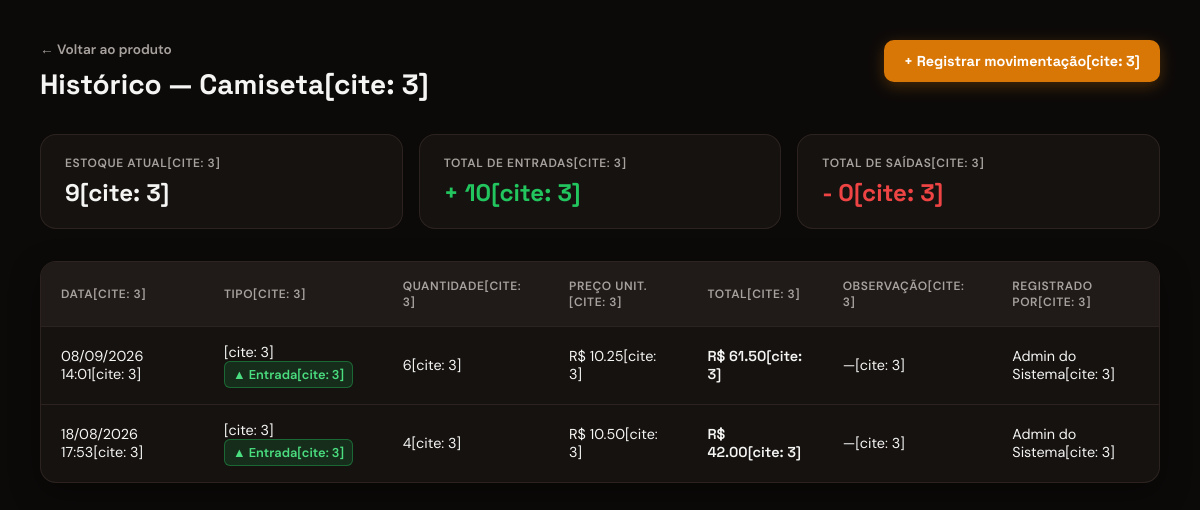
The app's page /movimentacoes/produto/1 (signed in) with its own data.
### app/models/produto.py (models this page shows, shortened)
class Produto(Base):
    __tablename__ = "produtos"
    id            = Column(Integer, primary_key=True, index=True)
    nome          = Column(String(150), nullable=False, index=True)
    preco         = Column(Float, nullable=False, default=0.0)
    estoque_atual = Column(Integer, nullable=False, default=0)
    variacao      = Column(String(80), nullable=True, index=True)
    ativo         = Column(Boolean, default=True)
    imagem_path = Column(String(255), nullable=True)
    categoria_id = Column(
        Integer,
        ForeignKey("categorias.id", ondelete="SET NULL"),
        nullable=True
    )
    categoria = relationship(
        "Categoria",
        back_populates="produtos"
    )

### app/models/movimentacao.py (models this page shows, shortened)
class Movimentacao(Base):
    __tablename__ = "movimentacoes"
    id         = Column(Integer, primary_key=True, index=True)
    tipo       = Column(
        Enum(TipoMovimentacao),
        nullable=False
    )
    quantidade = Column(Integer, nullable=False)
    preco_unitario = Column(Float, nullable=False, default=0.0)
    observacao = Column(String(255), nullable=True)
    criado_em  = Column(DateTime, server_default=func.now())
    produto_id = Column(
        Integer,
        ForeignKey("produtos.id", ondelete="CASCADE"),
        nullable=False
    )
    usuario_id = Column(
        Integer,
        ForeignKey("usuarios.id", ondelete="SET NULL"),
        nullable=True
    )
    produto = relationship("Produto", backref="movimentacoes")
    usuario = relationship("Usuario", backref="movimentacoes")

### app/models/usuario.py (models this page shows)
class Usuario(Base):
    __tablename__ = "usuarios"
    id = Column(Integer, primary_key=True, autoincrement=True)
    nome = Column(String(100), nullable=False)
    email = Column(String(100), nullable=False, index=True, unique=True)
    senha_hash = Column(String(255), nullable=False)
    role = Column(String(20), nullable=False, default="operador")
    ativo = Column(Boolean, default=True)
    criado_em = Column(DateTime, server_default=func.now())

### app/controllers/movimentacao_controller.py (the view)
@router.get("/produto/{produto_id}")
def historico_produto(
    produto_id: int,
    request: Request,
    db: Session = Depends(get_db),
    usuario = Depends(get_usuario_logado)
):
    produto = db.query(Produto).filter(Produto.id == produto_id).first()
    if not produto:
        return RedirectResponse(url="/produtos", status_code=302)
    movimentacoes = (
        db.query(Movimentacao)
        .filter(Movimentacao.produto_id == produto_id)
        .order_by(Movimentacao.criado_em.desc())
        .all()
    )
    total_entradas = sum(
        m.quantidade for m in movimentacoes
        if m.tipo == TipoMovimentacao.ENTRADA
    )
    total_saidas = sum(
        m.quantidade for m in movimentacoes
        if m.tipo == TipoMovimentacao.SAIDA
    )
    return templates.TemplateResponse(
        request,
        "movimentacoes/historico.html",
        {
            "request":        request,
            "usuario":        usuario,
            "produto":        produto,
            "movimentacoes":  movimentacoes,
            "total_entradas": total_entradas,
            "total_saidas":   total_saidas,
        }
    )

### app/templates/movimentacoes/historico.html (shortened to what this page needs)
<!DOCTYPE html>
<html lang="pt-br">
<head>
    <link rel="stylesheet" href="/static/css/movimentacoes/historico.css">
</head>
<body>
    <div class="historico-container">
        <header class="historico-header">
            <div>
                <a href="/produtos/{{ produto.id }}" class="btn-voltar">← Voltar ao produto</a>
                <h1>Histórico — {{ produto.nome }}[cite: 3]</h1>
            </div>
            <a href="/movimentacoes/nova?produto_id={{ produto.id }}" class="btn-novo">
                + Registrar movimentação[cite: 3]
            </a>
        </header>
        <section class="resumo-grid">
            <div class="resumo-card">
                <span class="resumo-label">Estoque atual[cite: 3]</span>
                <span class="resumo-valor">{{ produto.estoque_atual }}[cite: 3]</span>
            </div>
            <div class="resumo-card entrada">
                <span class="resumo-label">Total de entradas[cite: 3]</span>
                <span class="resumo-valor">+ {{ total_entradas }}[cite: 3]</span>
            </div>
            <div class="resumo-card saida">
                <span class="resumo-label">Total de saídas[cite: 3]</span>
                <span class="resumo-valor">- {{ total_saidas }}[cite: 3]</span>
            </div>
        </section>
        <div class="tabela-wrapper">
            <table class="tabela-mov">
                <thead>
                    <tr>
                        <th>Data[cite: 3]</th>
                        <th>Tipo[cite: 3]</th>
                        <th>Quantidade[cite: 3]</th>
                        <th>Preço unit.[cite: 3]</th>
                        <th>Total[cite: 3]</th>
                        <th>Observação[cite: 3]</th>
                        <th>Registrado por[cite: 3]</th>
                    </tr>
                </thead>
                <tbody>
                    {% for m in movimentacoes %}
                    <tr>
                        <td>{{ m.criado_em.strftime('%d/%m/%Y %H:%M') }}[cite: 3]</td>
                        <td>
                            {% if m.tipo.value == 'entrada' %}[cite: 3]
                            <span class="badge entrada">▲ Entrada[cite: 3]</span>
                            {% else %}
                            <span class="badge saida">▼ Saída[cite: 3]</span>
                            {% endif %}
                        </td>
                        <td>{{ m.quantidade }}[cite: 3]</td>
                        <td>R$ {{ "%.2f"|format(m.preco_unitario) }}[cite: 3]</td>
                        <td class="font-head">R$ {{ "%.2f"|format(m.valor_total) }}[cite: 3]</td>
                        <td>{{ m.observacao or "—" }}[cite: 3]</td>
                        <td>{{ m.usuario.nome if m.usuario else "—" }}[cite: 3]</td>
                    </tr>
                    {% endfor %}
                </tbody>
            </table>
        </div>
    </div>
</body>
</html>

### app/static/css/movimentacoes/historico.css (style rules this page uses)
:root { --bg-color: #0c0a09; --card-bg: rgba(24, 20, 18, 0.85); --surface-2: rgba(33, 27, 26, 0.95); --border-color: rgba(68, 54, 51, 0.5); --primary-color: #d97706; --primary-hover: #b45309; --text-main: #f5f5f4; --text-muted: #a8a29e; --red: #ef4444; --green: #22c55e; --font-head: 'Space Grotesk', system-ui, sans-serif; --font-body: 'DM Sans', system-ui, sans-serif; --radius: 16px; --radius-sm: 10px; }
* { box-sizing: border-box; margin: 0; padding: 0; }
body { background-color: var(--bg-color); color: var(--text-main); font-family: var(--font-body); font-size: 14px; min-height: 100vh; padding: 2.5rem; }
.historico-container { max-width: 1200px; margin: 0 auto; display: flex; flex-direction: column; gap: 2rem; }
.historico-header { display: flex; justify-content: space-between; align-items: flex-start; gap: 1rem; }
.btn-voltar { color: var(--text-muted); text-decoration: none; font-size: 0.85rem; font-weight: 600; display: inline-block; margin-bottom: 0.5rem; transition: color 0.2s; }
.historico-header h1 { font-family: var(--font-head); font-size: 1.75rem; font-weight: 700; }
.btn-novo { background-color: var(--primary-color); color: white; text-decoration: none; padding: 0.75rem 1.25rem; border-radius: var(--radius-sm); font-family: var(--font-head); font-weight: 700; font-size: 0.9rem; box-shadow: 0 4px 15px rgba(217, 119, 6, 0.3); transition: background 0.2s; white-space: nowrap; }
.resumo-grid { display: grid; grid-template-columns: repeat(auto-fit, minmax(220px, 1fr)); gap: 1rem; }
.resumo-card { background: var(--card-bg); border: 1px solid var(--border-color); border-radius: var(--radius); padding: 1.25rem 1.5rem; display: flex; flex-direction: column; gap: 0.35rem; backdrop-filter: blur(10px); }
.resumo-label { font-size: 0.75rem; font-weight: 600; color: var(--text-muted); text-transform: uppercase; letter-spacing: 0.05em; }
.resumo-valor { font-family: var(--font-head); font-size: 1.5rem; font-weight: 700; }
.resumo-card.entrada .resumo-valor { color: var(--green); }
.resumo-card.saida .resumo-valor { color: var(--red); }
.tabela-wrapper { background: var(--card-bg); border: 1px solid var(--border-color); border-radius: var(--radius); overflow: hidden; backdrop-filter: blur(10px); box-shadow: 0 10px 30px rgba(0, 0, 0, 0.4); }
.tabela-mov { width: 100%; border-collapse: collapse; text-align: left; }
.tabela-mov th { background: var(--surface-2); color: var(--text-muted); font-size: 0.75rem; font-weight: 600; text-transform: uppercase; letter-spacing: 0.05em; padding: 1rem 1.25rem; border-bottom: 1px solid var(--border-color); }
.tabela-mov td { padding: 1rem 1.25rem; border-bottom: 1px solid var(--border-color); font-size: 0.9rem; }
.tabela-mov tbody tr:last-child td { border-bottom: none; }
.badge { display: inline-flex; align-items: center; padding: 4px 8px; border-radius: 6px; font-size: 0.8rem; font-weight: 600; }
.badge.entrada { background: rgba(34, 197, 94, 0.15); border: 1px solid rgba(34, 197, 94, 0.4); color: #4ade80; }
.font-head { font-family: var(--font-head); font-weight: 600; }

### records on screen
Produto: nome "Camiseta", estoque_atual "9"
Movimentacao: criado_em "08/09/2026 14:01", tipo "[cite: 3]", quantidade "6", preco_unitario "10.25", valor_total "61.50", observacao "—", usuario "Admin do Sistema"
Movimentacao: criado_em "18/08/2026 17:53", tipo "[cite: 3]", quantidade "4", preco_unitario "10.50", valor_total "42.00", observacao "—", usuario "Admin do Sistema"

### other values on screen
{{ total_entradas }} "10"
{{ total_saidas }} "0"
